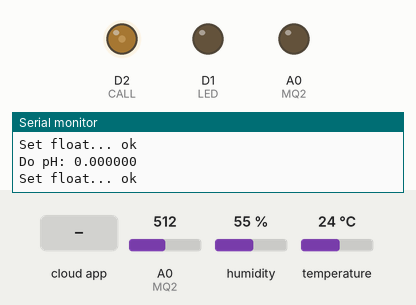
This sketch was run on a simulated ESP8266 (NodeMCU). Parts: output pins drawn as LEDs (lit = HIGH), the last lines printed to the serial monitor. Inputs (shaded band) come from the test bench; at power-on: A0 (MQ2) = 512, humidity 55 %, temperature 24 °C. WiFi joins after 1.5 s; servers stay silent unless stated; the Firebase database answers and starts empty.

Above: at 2.7 s.
2.8 s: the phone or cloud app sets Den to 1
At 3.9 s:
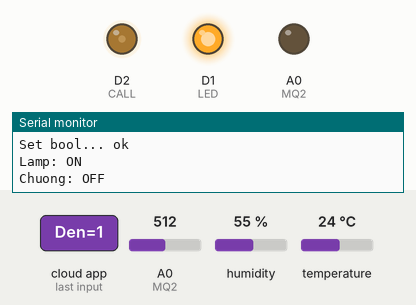
4.6 s: the phone or cloud app sets Chuongbao to 1
At 5.8 s:
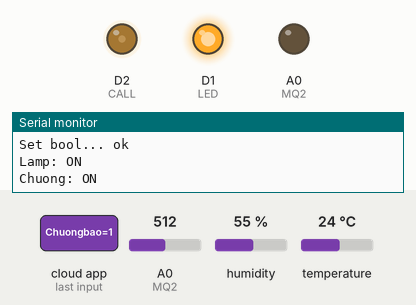
6.9 s: the phone or cloud app sets Den to 0
At 7.9 s:
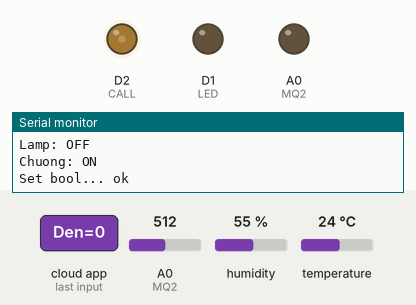
Timing chart, 0 to 9.9 s (numbered marks = the images above; inputs shaded):
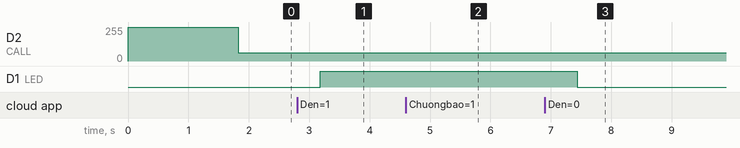

The sketch:

FunFarm.ino
```cpp
#include <Arduino.h>
#include <ESP8266WiFi.h>
#include <FirebaseESP8266.h>
#include <DHT.h>

#define WIFI_SSID "IoT Lab"
#define WIFI_PASSWORD "IoT@123456"
#define DATABASE_URL "smart-home-ef536-default-rtdb.firebaseio.com" //URL firebase
#define LED D1
#define CALL D2
#define MQ2 A0
#define DHTPIN 14  //chan D5
#define DHTTYPE DHT11

FirebaseData fbdo;
FirebaseAuth auth;
FirebaseConfig config;

DHT dht(DHTPIN, DHTTYPE);
bool Den = false;
bool Chuong = false;
unsigned long sendDataPrevMillis = 0;
float h,t;
int mq2;
void setup()
{
  Serial.begin(115200);
  pinMode(LED, OUTPUT);
  pinMode(CALL, OUTPUT);
  pinMode(MQ2, OUTPUT);
  digitalWrite(LED, LOW);
  digitalWrite(CALL, HIGH);

  WiFi.begin(WIFI_SSID, WIFI_PASSWORD);
  Serial.print("Connecting to Wi-Fi");
  while (WiFi.status() != WL_CONNECTED)
  {
    Serial.print(".");
    delay(300);
  }

  dht.begin();
  Serial.println();
  Serial.print("Connected with IP: ");
  Serial.println(WiFi.localIP());
  Serial.println();

  // Serial.printf("Firebase Client v%s\n\n", FIREBASE_CLIENT_VERSION);

  config.database_url = DATABASE_URL;
  config.signer.test_mode = true;
  Firebase.reconnectNetwork(true);
  fbdo.setBSSLBufferSize(4096, 1024);
  Firebase.begin(&config, &auth);
}

void loop()
{
  h = dht.readHumidity();
  t = dht.readTemperature();
  mq2 = analogRead(MQ2);

  if (isnan(h) || isnan(t)|| isnan(mq2)) {
    Serial.println("Failed to read from DHT sensor!");
    return;
  }


  if (millis() - sendDataPrevMillis > 2000 )
  {
    sendDataPrevMillis = millis();
    Serial.printf("Nhiet do: %f°C \n", t);
    Serial.printf("Set float... %s\n", Firebase.setFloat(fbdo, "/HN/Nhietdo", t) ? "ok" : fbdo.errorReason().c_str());
    Serial.printf("Do am: %f \n", h);
    Serial.printf("Set float... %s\n", Firebase.setFloat(fbdo, "/HN/Doam", h) ? "ok" : fbdo.errorReason().c_str());
    Serial.printf("Do pH: %f \n", mq2);
    Serial.printf("Set float... %s\n", Firebase.setFloat(fbdo, "/HN/Khigas", mq2) ? "ok" : fbdo.errorReason().c_str());
  }
  Serial.printf("Set bool... %s\n", Firebase.getBool(fbdo, F("/Control/Den"), &Den) ? "ok" : fbdo.errorReason().c_str());
  Serial.printf("Set bool... %s\n", Firebase.getBool(fbdo, F("/Control/Chuongbao"), &Chuong) ? "ok" : fbdo.errorReason().c_str());

  if(Den){
      digitalWrite(LED, HIGH);
      Serial.printf("Lamp: ON\n");
  }
  else {
      digitalWrite(LED, LOW);
      Serial.printf("Lamp: OFF\n");
  }
    if(!Chuong){
      analogWrite(CALL, 255);
      Serial.printf("Chuong: OFF\n");
  }
  else {
      analogWrite(CALL, 250);
      Serial.printf("Chuong: ON\n");
  }
  // if(!Chuong){
  //     digitalWrite(CALL, HIGH);
  //     Serial.printf("Chuong: OFF\n");
  // }
  // else {
  //     digitalWrite(CALL, LOW);
  //     Serial.printf("Chuong: ON\n");
  // }
}
```

Measured:
- after the input at 2.8 s, D1 (LED): LOW → HIGH after 0.38 s
- after the input at 4.6 s, D2 (CALL): 63/255 → 62/255 after 0.56 s
- after the input at 6.9 s, D1 (LED): HIGH → LOW after 0.53 s
